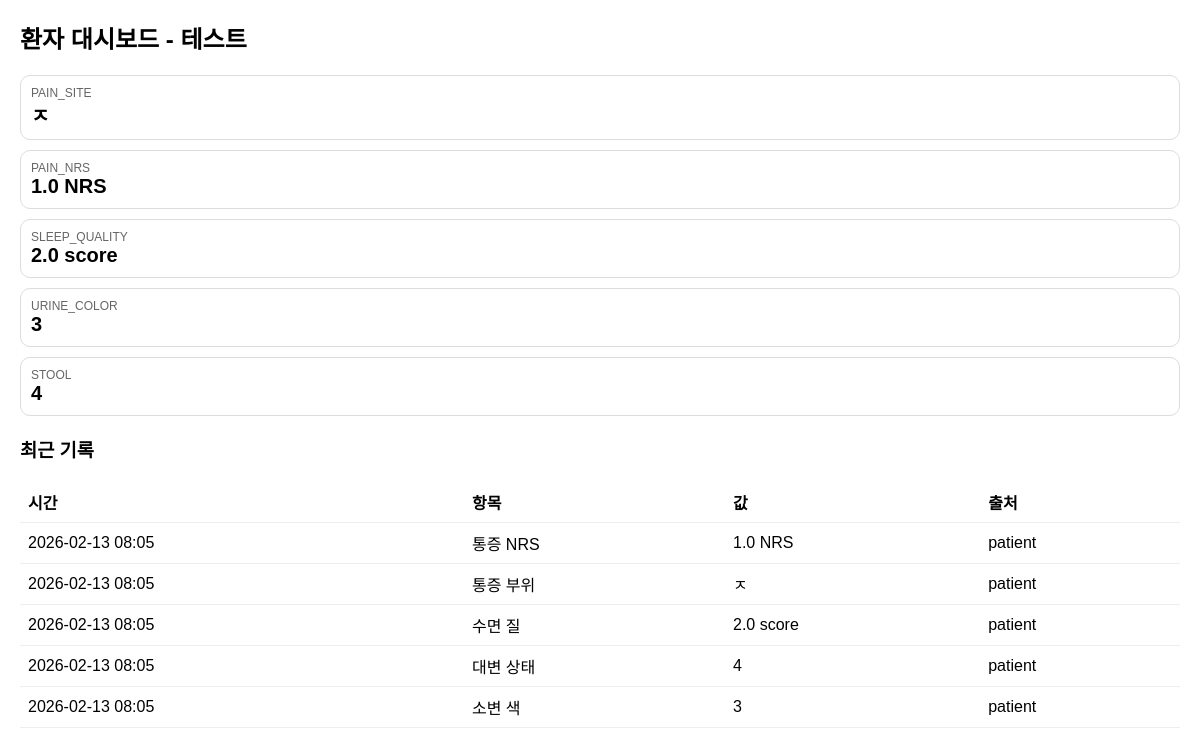
The app's page /dashboard/1/ with its own data.
### clinic/models.py (models this page shows, shortened)
class Patient(models.Model):
    full_name = models.CharField(max_length=100)
    birth_date = models.DateField(null=True, blank=True)
    sex = models.CharField(max_length=20, blank=True)
    phone = models.CharField(max_length=30, blank=True)
    memo = models.TextField(blank=True)
    created_at = models.DateTimeField(default=timezone.now)
    updated_at = models.DateTimeField(auto_now=True)

class ObservationValue(models.Model):
    SOURCE_CHOICES = [
        ("staff", "원내 입력"),
        ("patient", "환자 입력"),
    ]
    patient = models.ForeignKey(Patient, on_delete=models.CASCADE, related_name="observations")
    encounter = models.ForeignKey(Encounter, null=True, blank=True, on_delete=models.CASCADE, related_name="observations")
    source = models.CharField(max_length=20, choices=SOURCE_CHOICES, default="patient")
    code = models.CharField(max_length=50)      # PAIN_NRS, SLEEP_QUALITY 등
    label = models.CharField(max_length=100, blank=True)
    unit = models.CharField(max_length=20, blank=True)
    value_num = models.FloatField(null=True, blank=True)
    value_text = models.TextField(blank=True)
    recorded_at = models.DateTimeField(default=timezone.now)
    created_at = models.DateTimeField(default=timezone.now)
    class Meta:
        indexes = [models.Index(fields=["patient", "code", "-recorded_at"])]
        ordering = ["-recorded_at"]

### clinic/views.py (the view)
# urls.py: path("dashboard/<int:patient_id>/", views.patient_dashboard, name="patient_dashboard"),
def patient_dashboard(request: HttpRequest, patient_id: int) -> HttpResponse:
    patient = get_object_or_404(Patient, id=patient_id)
    latest = {}
    for code in DASH_CODES:
        latest[code] = (
            ObservationValue.objects
            .filter(patient=patient, code=code)
            .order_by("-recorded_at")
            .first()
        )
    recent = (
        ObservationValue.objects
        .filter(patient=patient, code__in=DASH_CODES)
        .order_by("-recorded_at")[:30]
    )
    return render(
        request,
        "clinic/patient_dashboard.html",
        {"patient": patient, "latest": latest, "recent": recent},
    )

### clinic/templates/clinic/patient_dashboard.html (shortened to what this page needs)
<!doctype html>
<html lang="ko">
<head>
</head>
<body>
<h2>환자 대시보드 - {{ patient.full_name }}</h2>
{% for code, obs in latest.items %}
  <div class="card">
    <div class="label">{{ code }}</div>
    <div class="value">
      {% if obs %}
        {% if obs.value_num is not None %}
          {{ obs.value_num }}
        {% else %}
          {{ obs.value_text }}
        {% endif %}
        {% if obs.unit %} {{ obs.unit }}{% endif %}
      {% else %}
        -
      {% endif %}
    </div>
  </div>
{% endfor %}
<h3>최근 기록</h3>
<table>
  <tr>
    <th>시간</th>
    <th>항목</th>
    <th>값</th>
    <th>출처</th>
  </tr>
  {% for r in recent %}
  <tr>
    <td>{{ r.recorded_at|date:"Y-m-d H:i" }}</td>
    <td>{{ r.label }}</td>
    <td>
      {% if r.value_num is not None %}
        {{ r.value_num }}
      {% else %}
        {{ r.value_text }}
      {% endif %}
      {% if r.unit %} {{ r.unit }}{% endif %}
    </td>
    <td>{{ r.source }}</td>
  </tr>
  {% empty %}
  <tr>
    <td colspan="4">데이터가 없습니다.</td>
  </tr>
  {% endfor %}
</table>
</body>
</html>

### clinic/templates/clinic/patient_dashboard.html (style rules this page uses)
body { font-family: Arial; margin:20px; }
.card { border:1px solid #ddd; border-radius:10px; padding:10px; margin:10px 0; }
.label { font-size:12px; color:#666; }
.value { font-size:20px; font-weight:bold; }
table { width:100%; border-collapse:collapse; margin-top:20px; }
th, td { border-bottom:1px solid #eee; padding:8px; text-align:left; }

### records on screen
Patient: full_name "테스트"
ObservationValue: code "PAIN_SITE", value_text "ㅈ", recorded_at "2026-02-13 08:05", label "통증 부위", source "patient"
ObservationValue: code "PAIN_NRS", value_num "1.0", unit "NRS", recorded_at "2026-02-13 08:05", label "통증 NRS", source "patient"
ObservationValue: code "SLEEP_QUALITY", value_num "2.0", unit "score", recorded_at "2026-02-13 08:05", label "수면 질", source "patient"
ObservationValue: code "URINE_COLOR", value_text "3", recorded_at "2026-02-13 08:05", label "소변 색", source "patient"
ObservationValue: code "STOOL", value_text "4", recorded_at "2026-02-13 08:05", label "대변 상태", source "patient"
